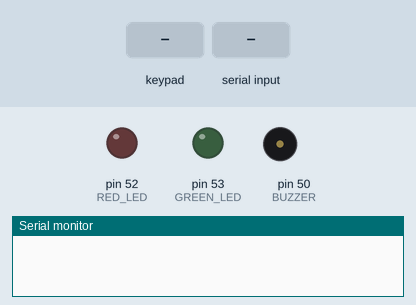
Simulated run of this sketch. Board: Arduino Mega 2560, built with avr-gcc and run on an emulated ATmega2560. On the bench: output pins drawn as LEDs (lit = HIGH), buzzer (waves = sounding, pin HIGH), the last lines printed to the serial monitor. The test bench sets the inputs (shaded band).

Above: at 1.2 s.
1.3 s: key '#' pressed
4.0 s: "Hi\n" received over Serial
At 9.0 s:
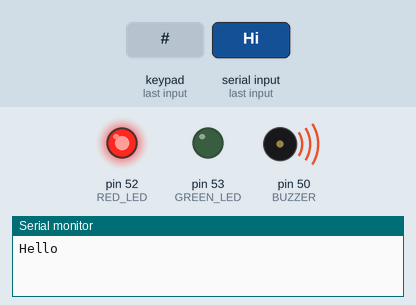
12.2 s: "#\n" received over Serial
At 13.8 s:
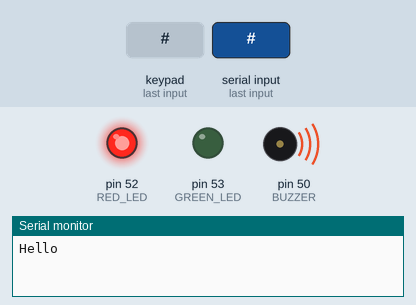
16.3 s: "1\n" received over Serial
At 21.1 s:
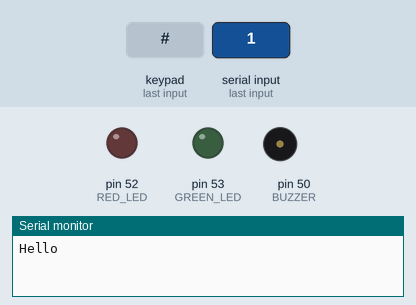
Timing chart, 0 to 21.4 s (numbered marks = the images above; inputs shaded):
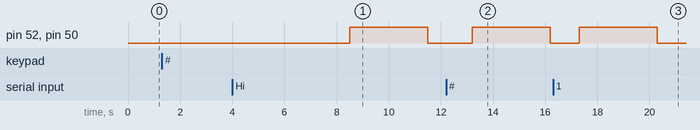

The sketch:

FirstNode.ino
```cpp
// #include <LiquidCrystal.h>
#include <Keypad.h>

#define GREEN_LED 53
#define RED_LED 52
#define BUZZER 50

int readtimes = 0;

const uint8_t ROWS = 4;
const uint8_t COLS = 4;
char keys[ROWS][COLS] = {
  { '7', '8', '9', '/' },
  { '4', '5', '6', '*' },
  { '1', '2', '3', '-' },
  { '#', '0', '=', '+' }
};
uint8_t rowPins[ROWS] = { 29,28,27,26 }; // Pins connected to R1, R2, R3, R4
uint8_t colPins[COLS] = { 25,24,23,22 }; // Pins connected to C1, C2, C3, C4
Keypad keypad = Keypad(makeKeymap(keys), rowPins, colPins, ROWS, COLS);
String expression = "";

void send(){
  readtimes = readtimes + 1;
  Serial.println(expression);
  delay(5000);
}

// comment

void logic(){
  if(expression == "Hi"){
    Serial1.println("  Hi is recieved");
    digitalWrite(GREEN_LED, HIGH);
  }else{
    Serial1.print("  Hello is recieved");
    digitalWrite(RED_LED, HIGH);
    digitalWrite(BUZZER, HIGH);
  }
  delay(3000);
}

void reset(){
    digitalWrite(GREEN_LED, LOW);
    digitalWrite(RED_LED, LOW);
    digitalWrite(BUZZER, LOW);
}


void setup() {
  Serial.begin(9600);
  Serial1.begin(9600);
  pinMode(GREEN_LED, OUTPUT);
  pinMode(RED_LED, OUTPUT);
  pinMode(BUZZER, OUTPUT);

}

void loop(){
  char key = keypad.getKey();
  if(key){
    delay(500);
    if(key == '#'){
      expression = "Hello";
      Serial1.print("Hello sent");
      send();
    }
  }

  reset();
  String message = Serial.readString();

  // probabale error in lcd reading
  if(message != "" && message != "\n" && message != NULL && readtimes == 1){
    expression = message;
    logic();
  }

}
```

Measured:
- after the input at 4.0 s, pin 52 (RED_LED), pin 50 (BUZZER): LOW → HIGH after 4.5 s, → LOW 3.0 s later
- after the input at 12.2 s, pin 52 (RED_LED), pin 50 (BUZZER): LOW → HIGH after 1.0 s, → LOW 3.0 s later
- after the input at 16.3 s, pin 52 (RED_LED), pin 50 (BUZZER): LOW → HIGH after 1.0 s, → LOW 3.0 s later
